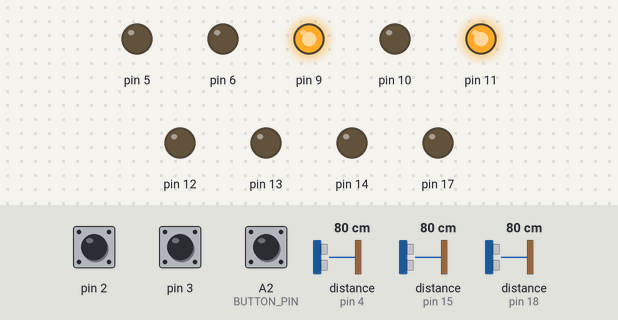
This sketch was run on a simulated Arduino Uno, built with avr-gcc and run on an emulated ATmega328P. Parts: output pins drawn as LEDs (lit = HIGH). Inputs (shaded band) come from the test bench; at power-on: A2 (BUTTON_PIN) LOW, distance to the obstacle (sensors on pin 4, pin 15, pin 18) 80 cm, pin 2 HIGH, pin 3 HIGH.

Above: at 1.2 s.
1.3 s: A2 (BUTTON_PIN) pulled HIGH for 0.15 s
At 1.7 s:
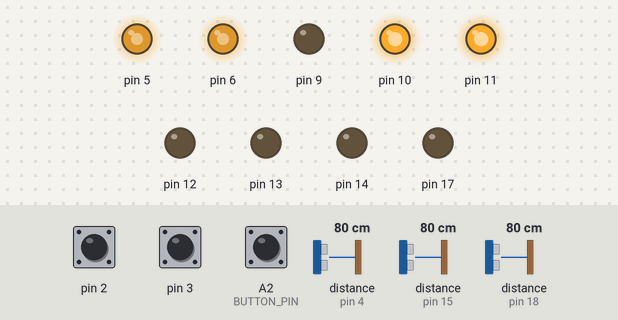
2.9 s: distance to the obstacle (sensor on pin 4) set to 18 cm
4.4 s: distance to the obstacle (sensor on pin 4) set to 15 cm
At 4.9 s:
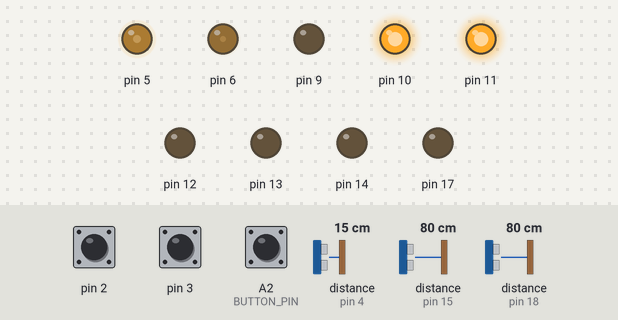
5.9 s: distance to the obstacle (sensor on pin 15) set to 7 cm
7.4 s: distance to the obstacle (sensor on pin 15) set to 4 cm
At 8.7 s:
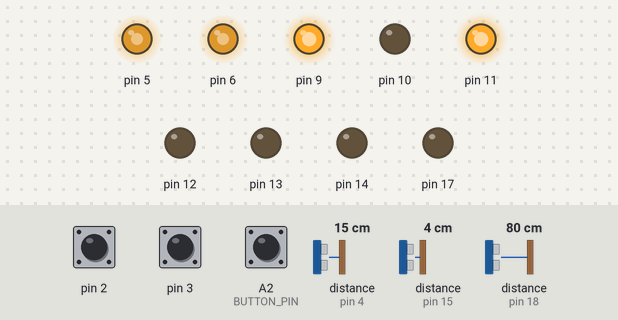
Timing chart, 0 to 9.9 s (numbered marks = the images above; inputs shaded):
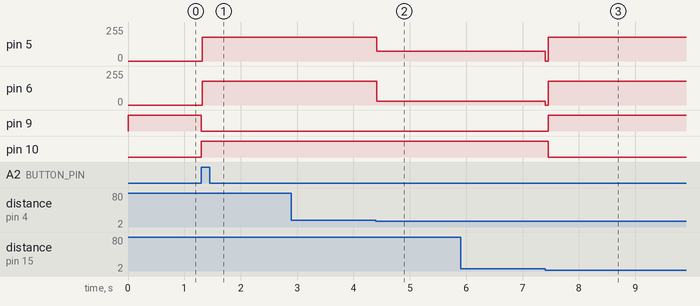

The sketch:

motor_oop_test.ino
```cpp
#include <Locomotion.h>
#include <Button.h>

#define BUTTON_PIN A2
/* Reading rotary encoder values from single motor
 * and adjusting duty cycle via PID
 *  by Erfan Turdi
 */

/* Arduino only have 2 digital pins that can detect
 * rising and falling edge of signal allowing interrupt
 */

/* ROTARY ENCODER CIRCUIT CONNECTION!!
 *
 *  Hall Sensor B Vout --> DIGITAL PIN 3
 *  Hall Sensor A Vout --> DIGITAL PIN 2
 *  Hall sensor GND --> Arduino GND
 *  Hall sensor Vcc --> Arduino 5V
 *  +motor --> H-bridge pin 1
 *  -motor --> H-bridge pin 2
 */

Button button(BUTTON_PIN, PULLDOWN);
Locomotion* loco = new Locomotion();

void setup() {
  Serial.begin(115200);
}

void loop() {

  if(button.uniquePress()){
    loco->goForward();
    loco->goForward();
    loco->goForward();
    loco->turnRight();
    //delay(2000);
    //loco->turnRight();
    //delay(2000);
    //loco->turnLeft();
    //delay(2000);
    //loco->makeUTurn();
  }
}
```

Measured:
- the behaviour switches between 16 and 15 cm on distance to the obstacle (sensor on pin 4) (found by bisection; images 1 and 2)
- the behaviour switches between 6 and 5 cm on distance to the obstacle (sensor on pin 15) (found by bisection; images 2 and 3)
- after the input at 1.3 s, pin 5, pin 6: 0/255 → 180/255 at once; pin 9: HIGH → LOW at once; pin 10: LOW → HIGH at once
- after the input at 2.9 s, every drawn part: stays the same
- after the input at 4.4 s, pin 5: 180/255 → 74/255 at once; pin 6: 180/255 → 30/255 at once
- after the input at 5.9 s, every drawn part: stays the same
- after the input at 7.4 s, pin 5: 74/255 → 180/255 at once; pin 6: 30/255 → 180/255 at once; pin 9: LOW → HIGH after 0.05 s; pin 10: HIGH → LOW after 0.05 s
